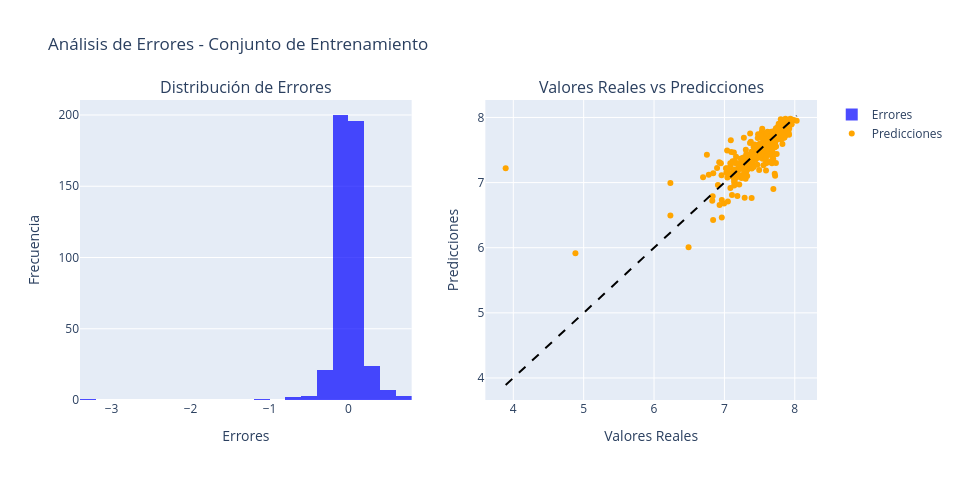
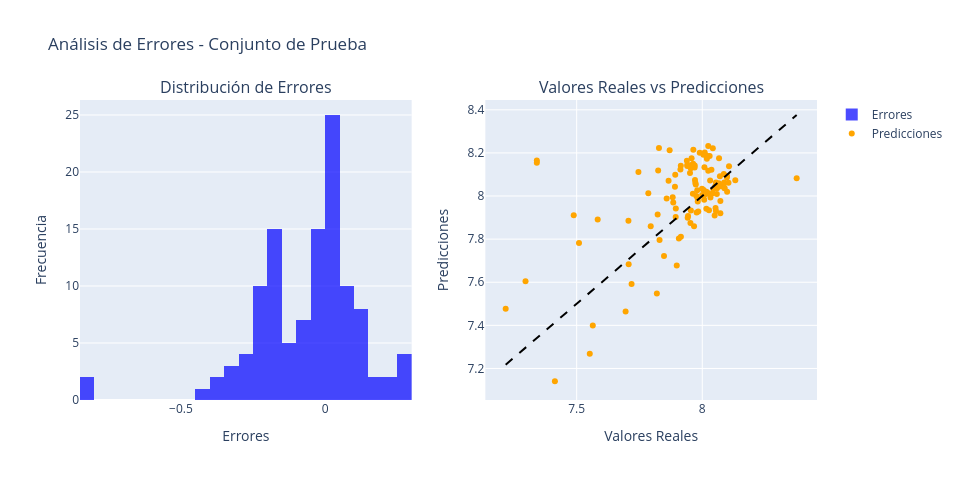

The code cell stored with these charts, in order, in its notebook:
### Markdown cell above
##### 2.1.1.2. Análisis de errores
* Se realiza una visualización para análisis de errores (residuos)

### Code cell
plot_residuals_distribution(train,df_ajustado, plotly_engine = USE_PLOTLY, title = 'Análisis de Errores - Conjunto de Entrenamiento')
plot_residuals_distribution(test, df_pronostico, plotly_engine = USE_PLOTLY, title = 'Análisis de Errores - Conjunto de Prueba')

### Figure 1 — Plotly figure (JSON) as saved in the notebook; plotly's stock layout.template omitted (floating-point values rounded to 4 significant figures; data arrays with more than 128 entries replaced by an {"elided": "..."} marker saying what was removed)
{"data": [{"marker": {"color": "blue"}, "name": "Errores", "nbinsx": 30, "opacity": 0.7, "type": "histogram", "x": {"elided": "458 float values"}, "xaxis": "x", "yaxis": "y"}, {"marker": {"color": "orange"}, "mode": "markers", "name": "Predicciones", "type": "scatter", "x": {"elided": "458 float values"}, "xaxis": "x2", "y": {"elided": "458 float values"}, "yaxis": "y2"}, {"line": {"color": "black", "dash": "dash"}, "mode": "lines", "showlegend": false, "type": "scatter", "x": [3.892, 8.027], "xaxis": "x2", "y": [3.892, 8.027], "yaxis": "y2"}], "layout": {"annotations": [{"font": {"size": 16}, "showarrow": false, "text": "Distribución de Errores", "x": 0.225, "xanchor": "center", "xref": "paper", "y": 1, "yanchor": "bottom", "yref": "paper"}, {"font": {"size": 16}, "showarrow": false, "text": "Valores Reales vs Predicciones", "x": 0.775, "xanchor": "center", "xref": "paper", "y": 1, "yanchor": "bottom", "yref": "paper"}], "height": 480, "title": {"text": "Análisis de Errores - Conjunto de Entrenamiento"}, "width": 960, "xaxis": {"anchor": "y", "domain": [0, 0.45], "title": {"text": "Errores"}}, "xaxis2": {"anchor": "y2", "domain": [0.55, 1], "title": {"text": "Valores Reales"}}, "yaxis": {"anchor": "x", "domain": [0, 1], "title": {"text": "Frecuencia"}}, "yaxis2": {"anchor": "x2", "domain": [0, 1], "title": {"text": "Predicciones"}}}}

### Figure 2 — Plotly figure (JSON) as saved in the notebook; plotly's stock layout.template omitted (floating-point values rounded to 4 significant figures)
{"data": [{"marker": {"color": "blue"}, "name": "Errores", "nbinsx": 30, "opacity": 0.7, "type": "histogram", "x": [0.00736, 0.05646, 0.1077, -0.1787, 0.07816, 0.1038, -0.06522, 0.0345, 0.02356, 0.2311, 0.2727, -0.259, -0.2728, -0.09219, -0.008756, 0.03593, 0.04262, -0.0855, 0.006964, 0.04891, -0.04628, 0.02287, 0.1517, -0.1121, 0.02554, -0.3077, 0.02168, 0.0929, 0.1402, 0.2709, -0.04802, 0.007231, 0.01251, -0.008424, 0.05823, 0.02807, 0.02787, 0.03974, 0.09503, -0.00481, 0.108, 0.07495, -0.02309, -0.0351, 0.01114, -0.04036, 0.07894, 0.005451, 0.00805, 0.2933, -0.02106, 0.006191, -0.01665, 0.01266, -0.005329, -0.2274, 0.004002, 0.1235, -0.1298, 0.05409, 0.1034, 0.1269, 0.2834, -0.3082, -0.422, -0.1516, 0.01262, 0.05273, -0.02238, -0.206, -0.1542, -0.03107, -0.8133, -0.8232, 0.01901, -0.2099, -0.365, -0.003506, 0.0426, 0.0246, 0.05023, 0.2212, -0.1995, -0.171, -0.25, -0.1873, -0.1927, -0.1079, -0.171, -0.08557, -0.1552, -0.1251, -0.1032, -0.2048, -0.1747, -0.2247, -0.2176, -0.2114, -0.1861, -0.2045, -0.2253, -0.3421, -0.179, -0.3946, -0.2084, -0.1558, -0.09341, -0.1879, -0.163, -0.0886, -0.2936, -0.07943, -0.04699, 0.1258, 0.1652], "xaxis": "x", "yaxis": "y"}, {"marker": {"color": "orange"}, "mode": "markers", "name": "Predicciones", "type": "scatter", "x": [7.982, 7.984, 7.967, 7.706, 7.953, 7.907, 7.795, 7.83, 7.707, 7.695, 7.413, 7.217, 7.509, 7.822, 7.894, 7.943, 7.942, 7.885, 8.051, 8.058, 7.98, 8.059, 8.072, 7.882, 8.008, 7.584, 7.955, 8.027, 8.049, 7.819, 7.963, 8.066, 8.098, 8.055, 8.132, 8.074, 8.04, 8.033, 8.072, 8.0, 8.053, 8.016, 7.977, 7.999, 8.057, 8.031, 8.099, 8.021, 8.018, 8.376, 8.07, 8.099, 8.086, 8.068, 7.982, 7.785, 8.007, 8.055, 7.858, 7.978, 7.915, 7.719, 7.552, 7.296, 7.488, 7.891, 8.044, 8.089, 8.005, 7.892, 8.018, 8.107, 7.341, 7.341, 8.068, 7.913, 7.746, 8.017, 8.104, 8.087, 8.088, 7.898, 7.94, 8.017, 7.965, 8.005, 8.01, 8.067, 7.97, 8.037, 7.951, 8.009, 7.971, 7.866, 7.954, 7.939, 7.958, 7.99, 7.963, 7.941, 7.915, 7.87, 8.042, 7.828, 8.024, 8.029, 8.024, 7.955, 7.97, 7.972, 7.824, 7.974, 7.895, 7.848, 7.564], "xaxis": "x2", "y": [7.975, 7.928, 7.86, 7.885, 7.875, 7.803, 7.86, 7.796, 7.684, 7.464, 7.141, 7.476, 7.782, 7.915, 7.903, 7.908, 7.899, 7.97, 8.044, 8.009, 8.026, 8.036, 7.92, 7.994, 7.982, 7.891, 7.933, 7.934, 7.909, 7.548, 8.011, 8.059, 8.086, 8.063, 8.073, 8.046, 8.012, 7.993, 7.977, 8.004, 7.945, 7.941, 8.0, 8.034, 8.046, 8.072, 8.02, 8.015, 8.01, 8.083, 8.091, 8.092, 8.102, 8.055, 7.987, 8.013, 8.003, 7.931, 7.988, 7.924, 7.812, 7.592, 7.269, 7.605, 7.91, 8.043, 8.031, 8.036, 8.028, 8.098, 8.173, 8.138, 8.155, 8.165, 8.049, 8.123, 8.111, 8.02, 8.062, 8.063, 8.038, 7.677, 8.14, 8.188, 8.215, 8.192, 8.202, 8.175, 8.141, 8.122, 8.106, 8.134, 8.074, 8.071, 8.129, 8.164, 8.175, 8.201, 8.15, 8.145, 8.14, 8.212, 8.221, 8.222, 8.232, 8.185, 8.117, 8.143, 8.133, 8.061, 8.118, 8.054, 7.942, 7.722, 7.399], "yaxis": "y2"}, {"line": {"color": "black", "dash": "dash"}, "mode": "lines", "showlegend": false, "type": "scatter", "x": [7.217, 8.376], "xaxis": "x2", "y": [7.217, 8.376], "yaxis": "y2"}], "layout": {"annotations": [{"font": {"size": 16}, "showarrow": false, "text": "Distribución de Errores", "x": 0.225, "xanchor": "center", "xref": "paper", "y": 1, "yanchor": "bottom", "yref": "paper"}, {"font": {"size": 16}, "showarrow": false, "text": "Valores Reales vs Predicciones", "x": 0.775, "xanchor": "center", "xref": "paper", "y": 1, "yanchor": "bottom", "yref": "paper"}], "height": 480, "title": {"text": "Análisis de Errores - Conjunto de Prueba"}, "width": 960, "xaxis": {"anchor": "y", "domain": [0, 0.45], "title": {"text": "Errores"}}, "xaxis2": {"anchor": "y2", "domain": [0.55, 1], "title": {"text": "Valores Reales"}}, "yaxis": {"anchor": "x", "domain": [0, 1], "title": {"text": "Frecuencia"}}, "yaxis2": {"anchor": "x2", "domain": [0, 1], "title": {"text": "Predicciones"}}}}
